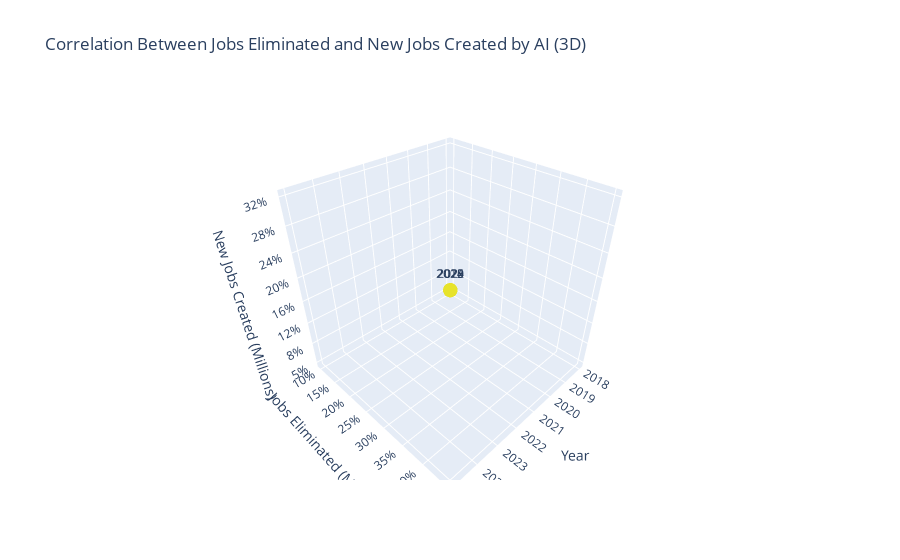

Notebook code cell kept with this figure:
### Code cell
fig3d = go.Figure(data=[go.Scatter3d(
    x=data['Year'],
    y=data['Estimated Jobs Eliminated by AI (millions)'],
    z=data['Estimated New Jobs Created by AI (millions)'],
    mode='markers+text',
    text=data['Year'],
    marker=dict(size=5, color=data['Year'], colorscale='Viridis', opacity=0.8),
)])

fig3d.update_layout(
    title='Correlation Between Jobs Eliminated and New Jobs Created by AI (3D)',
    scene=dict(
        xaxis_title='Year',
        yaxis_title='Jobs Eliminated (Millions)',
        zaxis_title='New Jobs Created (Millions)'
    )
)
fig3d.show()

### Figure 1 — Plotly figure (JSON) as saved in the notebook; plotly's stock layout.template omitted (floating-point values rounded to 4 significant figures)
{"data": [{"marker": {"color": [2018, 2019, 2020, 2021, 2022, 2023, 2024, 2025], "colorscale": [[0, "#440154"], [0.1111, "#482878"], [0.2222, "#3e4989"], [0.3333, "#31688e"], [0.4444, "#26828e"], [0.5556, "#1f9e89"], [0.6667, "#35b779"], [0.7778, "#6ece58"], [0.8889, "#b5de2b"], [1, "#fde725"]], "opacity": 0.8, "size": 5}, "mode": "markers+text", "text": [2018, 2019, 2020, 2021, 2022, 2023, 2024, 2025], "type": "scatter3d", "x": [2018, 2019, 2020, 2021, 2022, 2023, 2024, 2025], "y": ["10%", "15%", "20%", "25%", "30%", "35%", "40%", "45%"], "z": ["5%", "8%", "12%", "16%", "20%", "24%", "28%", "32%"]}], "layout": {"scene": {"xaxis": {"title": {"text": "Year"}}, "yaxis": {"title": {"text": "Jobs Eliminated (Millions)"}}, "zaxis": {"title": {"text": "New Jobs Created (Millions)"}}}, "title": {"text": "Correlation Between Jobs Eliminated and New Jobs Created by AI (3D)"}}}
